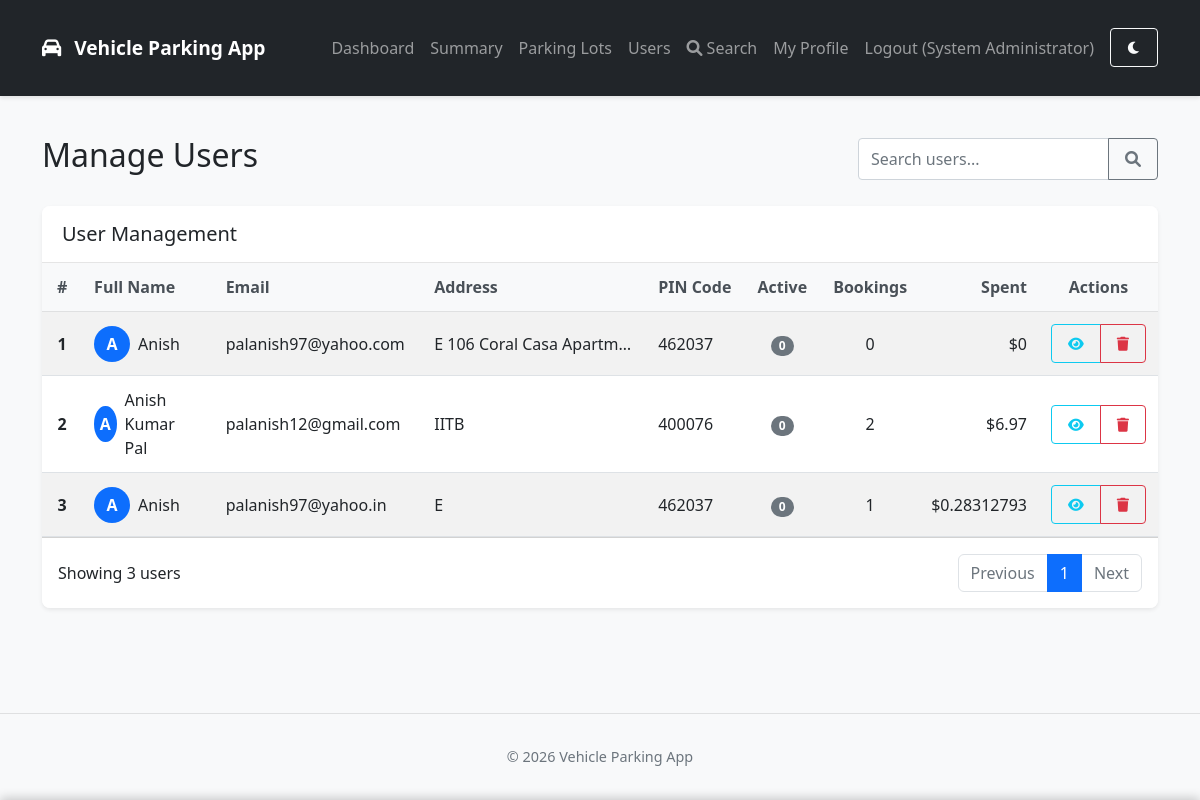
Screenshot of /admin/view-users (signed in) with the database file from the repository.
### backend/models/models.py (models this page shows, shortened)
class User(db.Model, UserMixin):
    __tablename__ = 'users'
    id = db.Column(db.Integer, primary_key=True)
    username = db.Column(db.String(64), unique=True, nullable=False)
    email = db.Column(db.String(120), unique=True, nullable=False)
    password_hash = db.Column(db.String(128), nullable=False)
    phone = db.Column(db.String(20), unique=True, nullable=True)
    full_name = db.Column(db.String(100), nullable=True)
    address = db.Column(db.String(200), nullable=True)
    pin_code = db.Column(db.String(20), nullable=True)
    vehicle_no = db.Column(db.String(20), unique=True, nullable=True)
    is_admin = db.Column(db.Boolean, default=False)
    created_at = db.Column(db.DateTime, default=lambda: datetime.now(IST))
    notification_preference = db.Column(db.String(20), default='email')  # email, gchat, sms
    gchat_email = db.Column(db.String(120), nullable=True)
    reminder_time = db.Column(db.String(5), default='18:00')  # 24-hour format HH:MM
    report_format = db.Column(db.String(10), default='html')  # html or pdf
    last_reminder_date = db.Column(db.Date, nullable=True)  # Track when last reminder was sent
    reservations = db.relationship('ParkingReservation', backref='user', lazy=True, cascade="all, delete-orphan")
    payment_methods = db.relationship('SavedPaymentMethod', backref='user', lazy=True, cascade="all, delete-orphan")
    @property
    def active_reservations(self):
        return len([r for r in self.reservations if r.active])
    @property
    def total_bookings(self):
        return len(self.reservations)
    @property
    def total_spent(self):
        return sum(r.parking_cost or 0 for r in self.reservations if not r.active)

class ParkingReservation(db.Model):
    __tablename__ = 'parking_reservations'
    id = db.Column(db.Integer, primary_key=True)
    user_id = db.Column(db.Integer, db.ForeignKey('users.id'), nullable=False)
    spot_id = db.Column(db.Integer, db.ForeignKey('parking_spots.id'), nullable=False)
    vehicle_no = db.Column(db.String(20), nullable=True)
    parking_timestamp = db.Column(db.DateTime, default=datetime.now(IST))
    leaving_timestamp = db.Column(db.DateTime, nullable=True)
    parking_cost = db.Column(db.Float, nullable=True)
    active = db.Column(db.Boolean, default=True)
    payment_status = db.Column(db.String(20), default='PENDING')  # PENDING, PAID, FAILED
    payment_date = db.Column(db.DateTime, nullable=True)
    payment_method = db.Column(db.String(20), nullable=True)  # credit-card, paypal, etc.
    transaction_id = db.Column(db.String(50), nullable=True)

### backend/routes/admin_routes.py (the view, shortened to what this page needs)
@admin.route('/view-users')
@login_required
@admin_required
def view_users():
    users = User.query.filter_by(is_admin=False).all()
    user_reservations = {}
    for user in users:
        active_reservations = ParkingReservation.query.filter_by(user_id=user.id, active=True).all()
    return render_template('admin/view_users.html', users=users, user_reservations=user_reservations)

### backend/routes/admin_routes.py (called while the page is built)
def admin_required(f):
    @wraps(f)
    def decorated_function(*args, **kwargs):
        if not current_user.is_authenticated or not current_user.is_admin:
            flash('Please log in to access this page.', 'danger')
            return redirect(url_for('auth.admin_login'))
        return f(*args, **kwargs)
    return decorated_function

### backend/services/cache_service.py (called while the page is built)
    def clean_expired(self):
        now = time.time()
        expired_keys = [key for key, (expiry_time, _) in self._cache.items() if expiry_time <= now]
        for key in expired_keys:
            del self._cache[key]
            if self.app:
                self.app.logger.debug(f"Removed expired cache key: {key}")
            else:
                logger.debug(f"Removed expired cache key: {key}")

### frontend/templates/admin/view_users.html (shortened to what this page needs)
{% extends "base.html" %}
{% block content %}
<div class="row">
    <div class="col-md-12">
        <div class="d-flex justify-content-between align-items-center mb-4">
            <h2>Manage Users</h2>
            <div class="input-group" style="max-width: 300px;">
                <input type="text" class="form-control" id="userSearchInput" placeholder="Search users...">
                <button class="btn btn-outline-secondary" type="button" title="Search users">
                    <i class="fas fa-search"></i>
                </button>
            </div>
        </div>
    </div>
</div>
<div class="row">
    <div class="col-md-12">
        <div class="card shadow-sm">
            <div class="card-header bg-white py-3">
                <h5 class="mb-0">User Management</h5>
            </div>
            <div class="card-body p-0">
                <div class="table-responsive">
                    <table class="table table-striped table-hover align-middle mb-0" id="usersTable">
                        <thead class="table-light">
                            <tr>
                                <th class="text-center" style="width: 5%;">#</th>
                                <th style="width: 15%;">Full Name</th>
                                <th style="width: 20%;">Email</th>
                                <th style="width: 20%;">Address</th>
                                <th style="width: 8%;">PIN Code</th>
                                <th class="text-center" style="width: 8%;">Active</th>
                                <th class="text-center" style="width: 8%;">Bookings</th>
                                <th class="text-end" style="width: 8%;">Spent</th>
                                <th class="text-center" style="width: 8%;">Actions</th>
                            </tr>
                        </thead>
                        <tbody>
                            {% for user in users %}
                            <tr>
                                <td class="text-center fw-bold">{{ loop.index }}</td>
                                <td>
                                    <div class="d-flex align-items-center">
                                        <div class="avatar-circle bg-primary text-white">{{ (user.full_name or user.username)[0].upper() }}</div>
                                        <div class="ms-2">{{ user.full_name or user.username }}</div>
                                    </div>
                                </td>
                                <td>
                                    <div class="text-truncate" style="max-width: 200px;" title="{{ user.email }}">
                                        {{ user.email }}
                                    </div>
                                </td>
                                <td>
                                    <div class="text-truncate" style="max-width: 200px;" title="{{ user.address or 'N/A' }}">
                                        {{ user.address or 'N/A' }}
                                    </div>
                                </td>
                                <td>{{ user.pin_code or 'N/A' }}</td>
                                <td class="text-center">
                                    <span class="badge bg-{{ 'success' if user.active_reservations > 0 else 'secondary' }} rounded-pill">
                                        {{ user.active_reservations }}
                                    </span>
                                </td>
                                <td class="text-center">{{ user.total_bookings }}</td>
                                <td class="text-end">${{ user.total_spent }}</td>
                                <td class="text-center">
                                    <div class="btn-group">
                                        <button type="button"
                                                class="btn btn-sm btn-outline-info"
                                                title="View Details"
                                                data-bs-toggle="modal"
                                                data-bs-target="#userModal{{ user.id }}">
                                            <i class="fas fa-eye"></i>
                                        </button>
                                        <button type="button"
                                                class="btn btn-sm btn-outline-danger"
                                                title="Delete User"
                                                data-bs-toggle="modal"
                                                data-bs-target="#deleteModal{{ user.id }}">
                                            <i class="fas fa-trash"></i>
                                        </button>
                                    </div>
                                </td>
                            </tr>
                            {% endfor %}
                        </tbody>
                    </table>
                </div>
            </div>
            <div class="card-footer bg-white py-3">
                <div class="d-flex justify-content-between align-items-center">
                    <span>Showing {{ users|length }} users</span>
                    <nav aria-label="Users pagination">
                        <ul class="pagination mb-0">
                            <li class="page-item disabled">
                                <a class="page-link" href="#" tabindex="-1" aria-disabled="true">Previous</a>
                            </li>
                            <li class="page-item active"><a class="page-link" href="#">1</a></li>
                            <li class="page-item disabled">
                                <a class="page-link" href="#">Next</a>
                            </li>
                        </ul>
                    </nav>
                </div>
            </div>
        </div>
    </div>
</div>
{% endblock %}

### frontend/templates/base.html (shortened to what this page needs)
<!DOCTYPE html>
<html lang="en">
<head>
    <link href="https://cdn.jsdelivr.net/npm/bootstrap@5.2.3/dist/css/bootstrap.min.css" rel="stylesheet">
    <link rel="stylesheet" href="https://cdnjs.cloudflare.com/ajax/libs/font-awesome/6.0.0-beta3/css/all.min.css">
    <link rel="stylesheet" href="{{ url_for('static', filename='css/style.css') }}">
</head>
<body>
    <nav class="navbar navbar-expand-lg navbar-dark bg-dark">
        <div class="container">
            <a class="navbar-brand" href="{{ url_for('index') }}">
                <i class="fas fa-car"></i> Vehicle Parking App
            </a>
            <div class="collapse navbar-collapse" id="navbarNav">
                <ul class="navbar-nav ms-auto">
                    {% if current_user.is_authenticated %}
                        {% if current_user.is_admin %}
                            <li class="nav-item">
                                <a class="nav-link" href="{{ url_for('admin.dashboard') }}">Dashboard</a>
                            </li>
                            <li class="nav-item">
                                <a class="nav-link" href="{{ url_for('admin.summary') }}">Summary</a>
                            </li>
                            <li class="nav-item">
                                <a class="nav-link" href="{{ url_for('admin.parking_lots') }}">Parking Lots</a>
                            </li>
                            <li class="nav-item">
                                <a class="nav-link" href="{{ url_for('admin.view_users') }}">Users</a>
                            </li>
                            <li class="nav-item">
                                <a class="nav-link" href="{{ url_for('admin.search') }}">
                                    <i class="fas fa-search me-1"></i>Search
                                </a>
                            </li>
                            <li class="nav-item">
                                <a class="nav-link" href="{{ url_for('admin.edit_profile') }}">My Profile</a>
                            </li>
                        {% endif %}
                        <li class="nav-item">
                            <a class="nav-link" href="{{ url_for('auth.logout') }}">Logout ({{ current_user.username }})</a>
                        </li>
                    {% endif %}
                    <li class="nav-item">
                        <button id="dark-mode-toggle" class="btn btn-sm btn-outline-light ms-2" title="Toggle Dark Mode">
                            <i class="fas fa-moon"></i>
                        </button>
                    </li>
                </ul>
            </div>
        </div>
    </nav>
    <div class="container mt-4">
        {% block content %}{% endblock %}
    </div>
    <footer class="footer mt-5 py-3 bg-light">
        <div class="container text-center">
            <span class="text-muted">© <span class="year">2025</span> Vehicle Parking App</span>
        </div>
    </footer>
</body>
</html>

### frontend/static/css/style.css (style rules this page uses)
body { background-color: #f8f9fa; min-height: 100vh; display: flex; flex-direction: column; font-family: 'Segoe UI', Roboto, 'Helvetica Neue', Arial, sans-serif; padding-bottom: env(safe-area-inset-bottom); }
.container { flex: 1; padding-top: 1rem; padding-bottom: 1rem; }
.card { box-shadow: 0 2px 4px rgba(0, 0, 0, 0.1); margin-bottom: 20px; border: none; border-radius: 8px; overflow: hidden; }
.card-header { background-color: #fff; border-bottom: 1px solid rgba(0, 0, 0, 0.1); padding: 15px 20px; font-weight: 600; }
.card-body { padding: 20px; }
.table { margin-bottom: 0; width: 100%; overflow-x: auto; }
.table-responsive { overflow-x: auto; -webkit-overflow-scrolling: touch; }
.table th { border-top: none; font-weight: 600; color: #495057; white-space: nowrap; }
.table td { vertical-align: middle; }
.btn { border-radius: 4px; padding: 8px 16px; font-weight: 500; transition: all 0.2s ease; touch-action: manipulation; }
.navbar { box-shadow: 0 2px 4px rgba(0, 0, 0, 0.1); padding: 0.75rem 1rem; }
.navbar-brand { font-weight: 600; font-size: 1.2rem; }
.navbar-brand i { margin-right: 8px; }
.footer { background-color: #f8f9fa; padding: 20px 0; margin-top: auto; border-top: 1px solid rgba(0, 0, 0, 0.1); font-size: 0.9rem; }
.form-control { border-radius: 4px; padding: 0.5rem 0.75rem; font-size: 1rem; }
* { -webkit-tap-highlight-color: rgba(0,0,0,0); }

### frontend/templates/admin/view_users.html (style rules this page uses)
.avatar-circle { width: 36px; height: 36px; border-radius: 50%; display: flex; align-items: center; justify-content: center; font-weight: bold; }
.table th, .table td { padding: 0.75rem; vertical-align: middle; }
.text-truncate { white-space: nowrap; overflow: hidden; text-overflow: ellipsis; }

### rows the page displays
User: username "System Administrator"
User: full_name "A", full_name "Anish", email "palanish97@yahoo.com", address "E 106 Coral Casa Apartm…", pin_code "462037", active_reservations "0", total_bookings "0", total_spent "0"
User: full_name "A", full_name "Anish Kumar Pal", email "palanish12@gmail.com", address "IITB", pin_code "400076", active_reservations "0", total_bookings "2", total_spent "6.97"
User: full_name "A", full_name "Anish", email "palanish97@yahoo.in", address "E", pin_code "462037", active_reservations "0", total_bookings "1", total_spent "0.28312793"

### other values shown
{{ users|length }} "3"
